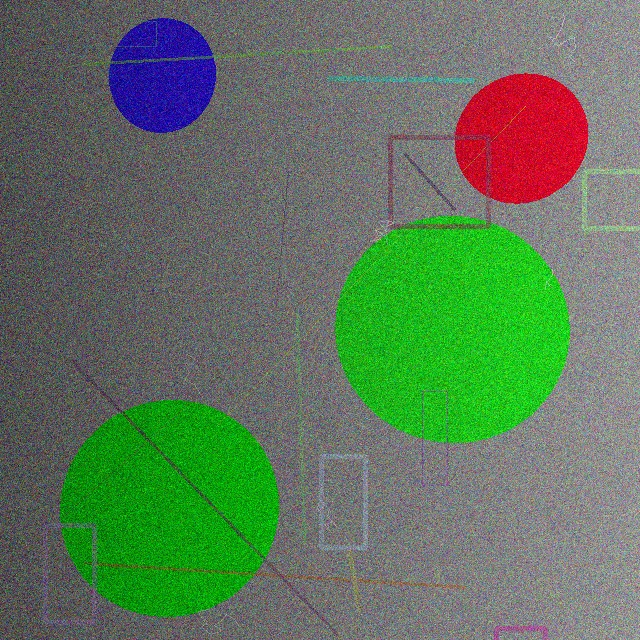
#> input picture jetson/assets/sim_train_00025.jpg, 640 x 640 px
$ python -i '视觉推理v1.py'   (imports and definitions only)
#> lines starting #> are read from the running program, lines starting #| are printed output that depends on the picture; after the words box and inside, x2 and y2 are one past the last pixel; in counts of white or black regions, pixels touching at a corner belong together
import os
import re
import time
import random
import numpy as np
import cv2
import matplotlib.pyplot as plt
from scipy.optimize import least_squares
import itertools  # 用于多圈组合匹配

# ==========================================
# OpenCV 全局底层优化配置
# ==========================================
# [2 lines not run here, left out]

# ==========================================
# 1. 路径与参数配置
# ==========================================
# 查找带数字图像文件夹
IMAGE_DIR = os.path.join("assets", "circle_with_number")
if not os.path.exists(IMAGE_DIR):
    IMAGE_DIR = os.path.join(os.getcwd(), "circle_with_number")
# [3 lines not run here, left out]

# 6圈同心圆设计的名义外径（Nominal Radii）
R_NOMINAL = np.array([28.0, 30.5, 35.5, 40.2, 44.9, 49.6])

# ==========================================
# 2. 定位与数学计算基础函数
# ==========================================
# [13 lines left out: functions parse_gt_center, parse_gt_digit, not called in this run]

def fit_ellipse_model(pts):
    """极速代数椭圆拟合"""
    if len(pts) < 5:
        return None
    try:
        return cv2.fitEllipse(pts.astype(np.float32))
    except Exception:
        return None

def ransac_ellipse_fit(pts, d_min, n_iter=30, threshold=1.2):
    """
    轻量化、高确定性的 RANSAC 椭圆精拟合 (消除超越函数并对点集等间隔下采样)
    """
    if len(pts) < 5:
        return None, []

    step = max(1, len(pts) // 150)
    pts_eval = pts[::step]

    best_inliers = []
    best_model = None

    for _ in range(n_iter):
        sample_idx = np.random.choice(len(pts_eval), 5, replace=False)
        sample = pts_eval[sample_idx]

        model = fit_ellipse_model(sample)
        if model is None:
            continue
        (cx, cy), (w, h), angle_deg = model

        if w <= 0 or h <= 0 or np.isnan(cx) or np.isnan(cy):
            continue
        if max(w, h) > d_min * 0.95 or min(w, h) < 10.0:
            continue
        if min(w, h) / max(w, h) < 0.50:
            continue

        angle_rad = np.radians(angle_deg)
        cos_a = np.cos(-angle_rad)
        sin_a = np.sin(-angle_rad)

        dx = pts_eval[:, 0] - cx
        dy = pts_eval[:, 1] - cy
        x_local = dx * cos_a - dy * sin_a
        y_local = dx * sin_a + dy * cos_a

        a = w / 2.0
        b = h / 2.0
        b_val = b if b > 1e-6 else 1e-6

        r_pts = np.sqrt(x_local**2 + y_local**2)
        Q = np.sqrt((x_local / a)**2 + (y_local / b_val)**2)
        Q = np.where(Q < 1e-6, 1e-6, Q)

        dists = r_pts * np.abs(1.0 - 1.0 / Q)
        inliers = np.where(dists < threshold)[0]

        if len(inliers) > len(best_inliers):
            best_inliers = inliers
            best_model = model

    if len(best_inliers) >= 5:
        (cx, cy), (w, h), angle_deg = best_model
        angle_rad = np.radians(angle_deg)
        cos_a = np.cos(-angle_rad)
        sin_a = np.sin(-angle_rad)

        dx = pts[:, 0] - cx
        dy = pts[:, 1] - cy
        x_local = dx * cos_a - dy * sin_a
        y_local = dx * sin_a + dy * cos_a

        a = w / 2.0
        b = h / 2.0
        b_val = b if b > 1e-6 else 1e-6

        r_pts = np.sqrt(x_local**2 + y_local**2)
        Q = np.sqrt((x_local / a)**2 + (y_local / b_val)**2)
        Q = np.where(Q < 1e-6, 1e-6, Q)

        full_dists = r_pts * np.abs(1.0 - 1.0 / Q)
        full_inliers = np.where(full_dists < threshold)[0]

        if len(full_inliers) >= 5:
            final_model = fit_ellipse_model(pts[full_inliers])
            return final_model, full_inliers
        else:
            eval_inliers_mapped = np.arange(len(pts))[::step][best_inliers]
            final_model = fit_ellipse_model(pts[eval_inliers_mapped])
            return final_model, eval_inliers_mapped

    return best_model, []

def match_rings_to_nominal(measured_radii):
    """自动精准匹配名义半径"""
    K = len(measured_radii)
    if K == 0:
        return [], 1.0

    best_err = float('inf')
    best_indices = []
    best_scale = 1.0

    all_combinations = list(itertools.combinations(range(len(R_NOMINAL)), K))

    for comb in all_combinations:
        candidate_nominal = R_NOMINAL[list(comb)]
        scales = candidate_nominal / measured_radii
        s_cand = np.mean(scales)
        pred_nominal = s_cand * measured_radii
        err = np.sum(((pred_nominal - candidate_nominal) / candidate_nominal) ** 2)

        if err < best_err:
            best_err = err
            best_indices = list(comb)
            best_scale = s_cand

    return best_indices, best_scale

def homography_residual(h_params, points_list, ring_indices):
    """单应性残差函数"""
    H = np.array([
        [h_params[0], h_params[1], h_params[2]],
        [h_params[3], h_params[4], h_params[5]],
        [h_params[6], h_params[7], 1.0]
    ])

    residuals = []
    for pts, r_idx in zip(points_list, ring_indices):
        r_target = R_NOMINAL[r_idx]
        pts_homo = np.column_stack((pts, np.ones(len(pts))))
        projected = pts_homo @ H.T
        w = projected[:, 2]
        w = np.where(np.abs(w) < 1e-6, 1e-6, w)
        u = projected[:, 0] / w
        v = projected[:, 1] / w

        dist = np.sqrt(u**2 + v**2)
        residuals.extend(dist - r_target)

    return np.array(residuals)

def correct_perspective_center(points_list, ring_indices, rough_center, s_init):
    """非线性单应性变换校正"""
    cx, cy = rough_center
    s = s_init
    H_init = np.array([
        [s, 0, -s*cx],
        [0, s, -s*cy],
        [0, 0, 1.0]
    ])
    h0 = H_init.flatten()[:8]

    sampled_points = []
    for pts in points_list:
        step = max(1, len(pts) // 10)
        sampled_points.append(pts[::step])

    res = least_squares(homography_residual, h0, args=(sampled_points, ring_indices), method='lm')

    h_opt = res.x
    H_opt = np.array([
        [h_opt[0], h_opt[1], h_opt[2]],
        [h_opt[3], h_opt[4], h_opt[5]],
        [h_opt[6], h_opt[7], 1.0]
    ])

    try:
        H_inv = np.linalg.inv(H_opt)
        true_center_homo = H_inv @ np.array([0.0, 0.0, 1.0])
        true_cx = true_center_homo[0] / true_center_homo[2]
        true_cy = true_center_homo[1] / true_center_homo[2]
        return true_cx, true_cy, H_opt
    except np.linalg.LinAlgError:
        return rough_center[0], rough_center[1], H_opt

# ==========================================
# 3. 自适应中心检测主函数
# ==========================================
def process_frame_adaptive_fast(gray_img):
    """极速自适应检测核心算法 (返回精确尺度因子的 output)"""
    h_img, w_img = gray_img.shape[:2]
    d_min = min(h_img, w_img)
    total_pixels = h_img * w_img

    adaptive_block_size = int(d_min * 0.16) | 1
    adaptive_min_area = int(total_pixels * 0.0012)
    adaptive_ransac_thresh = max(1.0, d_min * 0.00375)

    thresh = cv2.adaptiveThreshold(
        gray_img, 255, cv2.ADAPTIVE_THRESH_GAUSSIAN_C,
        cv2.THRESH_BINARY_INV, adaptive_block_size, 15
    )

    contours, _ = cv2.findContours(thresh, cv2.RETR_LIST, cv2.CHAIN_APPROX_SIMPLE)

    detected_candidates = []
    for cnt in contours:
        area = cv2.contourArea(cnt)
        if area < adaptive_min_area:
            continue
        x_b, y_b, w_b, h_b = cv2.boundingRect(cnt)
        aspect_ratio = float(w_b) / h_b
        if 0.55 < aspect_ratio < 1.85:
            pts = cnt.squeeze(axis=1).astype(np.float32)
            quick_model = fit_ellipse_model(pts)
            if quick_model is not None:
                (cx, cy), (w, h), angle_deg = quick_model
                if w <= 0 or h <= 0 or max(w, h) > d_min * 0.95 or min(w, h) < 10.0:
                    continue
                if min(w, h) / max(w, h) < 0.50:
                    continue
                if not (-d_min*0.1 <= cx <= d_min*1.1 and -d_min*0.1 <= cy <= d_min*1.1):
                    continue

                detected_candidates.append({
                    "model": quick_model,
                    "pts": pts
                })

    if len(detected_candidates) < 2:
        return None, "有效轮廓不足"

    clusters = []
    distance_tolerance = d_min * 0.05
    for cand in detected_candidates:
        cx, cy = cand["model"][0]
        placed = False
        for cluster in clusters:
            ref_cx, ref_cy = cluster[0]["model"][0]
            if np.sqrt((cx - ref_cx)**2 + (cy - ref_cy)**2) < distance_tolerance:
                cluster.append(cand)
                placed = True
                break
        if not placed:
            clusters.append([cand])

    best_cluster = max(clusters, key=len)
    if len(best_cluster) < 2:
        return None, "未找到有效的共轴结构"

    best_cluster = sorted(best_cluster, key=lambda x: max(x["model"][1]))
    deduped_cluster = []
    for el in best_cluster:
        if not deduped_cluster:
            deduped_cluster.append(el)
        else:
            prev_size = max(deduped_cluster[-1]["model"][1])
            curr_size = max(el["model"][1])
            if (curr_size - prev_size) > (d_min * 0.025):
                deduped_cluster.append(el)

    if len(deduped_cluster) > 3:
        best_cluster = deduped_cluster[-3:]
    else:
        best_cluster = deduped_cluster

    final_verified_rings = []
    for el in best_cluster:
        fit_res, inliers = ransac_ellipse_fit(el["pts"], d_min, n_iter=30, threshold=adaptive_ransac_thresh)
        if fit_res is not None and len(inliers) > 0:
            final_verified_rings.append({
                "model": fit_res,
                "inliers": el["pts"][inliers]
            })

    if len(final_verified_rings) < 2:
        return None, "拓扑提纯后有效同轴环不足"

    measured_radii = np.array([max(el["model"][1])/2.0 for el in final_verified_rings])
    ring_indices, s_init = match_rings_to_nominal(measured_radii)

    rough_center = final_verified_rings[0]["model"][0]
    points_to_fit = [el["inliers"] for el in final_verified_rings]
    true_cx, true_cy, H_opt = correct_perspective_center(points_to_fit, ring_indices, rough_center, s_init)

    output = {
        "img_shape": (w_img, h_img),
        "rough_center": rough_center,
        "true_center": (true_cx, true_cy),
        "ring_count": len(final_verified_rings),
        "matched_indices": ring_indices,
        "cluster_data": final_verified_rings,
        "thresh_img": thresh,
        "scale_factor": s_init
    }
    return output, None

# ==========================================
# 4. 传统数字标准化与多角度模板匹配算法 (抗大角度旋转)
# ==========================================
# [234 lines left out: functions standardize_digit, generate_multi_angle_templates, classify_digit_via_multi_angle, main, not called in this run]

# [2 lines not run here, left out]

>>> import cv2
>>> picture = cv2.imread('../../../assets/sim_train_00025.jpg', cv2.IMREAD_GRAYSCALE)
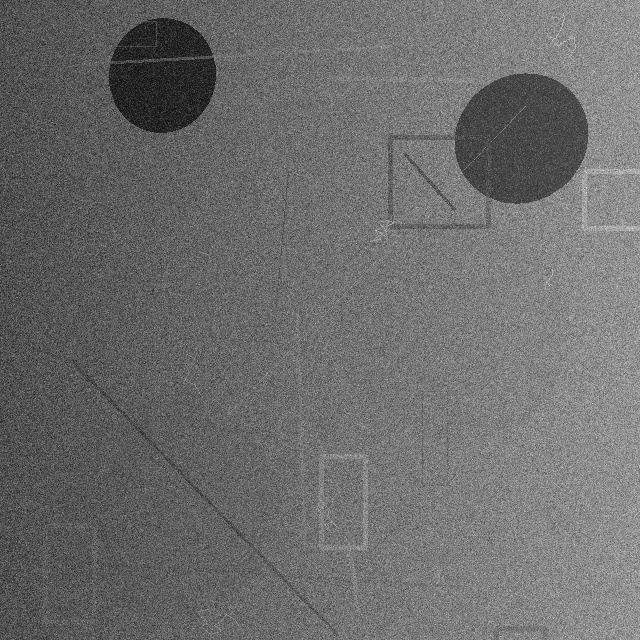
#> picture: shape (640, 640); min 6, max 224, mean 108.7
>>> result = process_frame_adaptive_fast(picture)
#> in process_frame_adaptive_fast, `thresh = cv2.adaptiveThreshold( gray_img, 255, cv2.ADAPTIVE_THRESH_GAU..`:
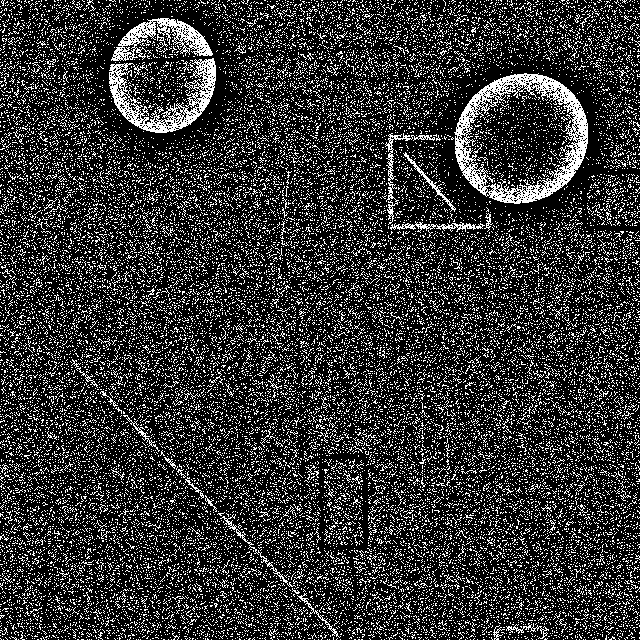
#> thresh: shape (640, 640); 20.4% white in thin lines or dots
#> in process_frame_adaptive_fast, `contours, _ = cv2.findContours(thresh, cv2.RETR_LIST, cv2.CHAIN_APPROX..`: contours = 29590 contours, 29551 with area under 20; largest, box (x1, y1, x2, y2) and area: (454, 73, 588, 204) 13398, (465, 86, 579, 192) 8077, (109, 58, 216, 133) 2840, (111, 18, 213, 61) 1735, (385, 133, 435, 225) 318
#> the loop in process_frame_adaptive_fast, `for cnt in contours:` made 29590 passes
#> cnt on passes 1 to 3: [[634, 639]], [[598, 639], [599, 639]], [[595, 639], [596, 639]]
#> after the loop in process_frame_adaptive_fast, `for cnt in contours:`: detected_candidates = 3 items
#> the loop in process_frame_adaptive_fast, `for cand in detected_candidates:` made 3 passes
#> (cx, cy) on passes 1 to 3: (520.5, 138.9), (521.1, 137.8), (161.3, 85.73)
#> after the loop in process_frame_adaptive_fast, `for cand in detected_candidates:`: cluster = 2 items
#> the loop in process_frame_adaptive_fast, `for el in best_cluster:` made 2 passes
#> (prev_size, curr_size) on pass 2: (105.4, 135.7)
#> the loop in process_frame_adaptive_fast, `for el in best_cluster:` made 2 passes
#> in process_frame_adaptive_fast, `measured_radii = np.array([max(el["model"][1])/2.0 for el in final_ver..`: measured_radii = [51.69, 67.87]
#> in match_rings_to_nominal, `K = len(measured_radii)`: K = 2
#> in match_rings_to_nominal, `all_combinations = list(itertools.combinations(range(len(R_NOMINAL)), ..`: all_combinations = [(0, 1), (0, 2), (0, 3), (0, 4), (0, 5), (1, 2), (1, 3), (1, 4), (1, 5), (2, 3), (2, 4), (2, 5), (3, 4), (3, 5), (4, 5)]
#> the loop in match_rings_to_nominal, `for comb in all_combinations:` made 15 passes
#> (candidate_nominal, scales, s_cand, pred_nominal, err, best_err, best_indices, best_scale) on passes 1 to 2: ([28, 30.5], [0.542, 0.449], 0.496, [25.61, 33.63], 0.0178, 0.0178, [0, 1], 0.496), ([28, 35.5], [0.542, 0.523], 0.532, [27.52, 36.13], 0.000614, 0.000614, [0, 2], 0.532)
#> (candidate_nominal, scales, s_cand, pred_nominal, best_err, best_indices, best_scale) on pass 7: ([30.5, 40.2], [0.59, 0.592], 0.591, [30.56, 40.12], 7.15e-06, [1, 3], 0.591)
#> after the loop in match_rings_to_nominal, `for comb in all_combinations:`: best_err = 7.15e-06; best_scale = 0.591
#> in process_frame_adaptive_fast, `ring_indices, s_init = match_rings_to_nominal(measured_radii)`: ring_indices = [1, 3]; s_init = 0.591
#> in process_frame_adaptive_fast, `rough_center = final_verified_rings[0]["model"][0]`: rough_center = (521.8, 137.3)
#> in process_frame_adaptive_fast, `points_to_fit = [el["inliers"] for el in final_verified_rings]`: points_to_fit = 2 point arrays, longest 327 points
#> in correct_perspective_center, `cx, cy = rough_center`: cx = 521.8; cy = 137.3
#> in correct_perspective_center, `s = s_init`: s = 0.591
#> in correct_perspective_center, `H_init = np.array([ [s, 0, -s*cx], [0, s, -s*cy], [0, 0, 1.0] ])`: H_init = [[0.591, 0, -308.5], [0, 0.591, -81.19], [0, 0, 1]]
#> in correct_perspective_center, `h0 = H_init.flatten()[:8]`: h0 = [0.591, 0, -308.5, 0, 0.591, -81.19, 0, 0]
#> the loop in correct_perspective_center, `for pts in points_list:` made 2 passes
#> step on passes 1 to 2: 32, 23
#> after the loop in correct_perspective_center, `for pts in points_list:`: sampled_points = 2 point arrays, longest 11 points
#> in correct_perspective_center, `res = least_squares(homography_residual, h0, args=(sampled_points, rin..`: res = 12 items
#> in correct_perspective_center, `h_opt = res.x`: h_opt = [0.446, 0.0271, -237.5, -6.51e-05, 0.463, -63.58, -0.000514, 4.51e-05]
#> in correct_perspective_center, `H_opt = np.array([ [h_opt[0], h_opt[1], h_opt[2]], [h_opt[3], h_opt[4]..`: H_opt = [[0.446, 0.0271, -237.5], [-6.51e-05, 0.463, -63.58], [-0.000514, 4.51e-05, 1]]
#> in correct_perspective_center, `H_inv = np.linalg.inv(H_opt)`: H_inv = [[3.06, -0.248, 711.1], [0.215, 2.13, 186.3], [0.00156, -0.000224, 1.36]]
#> in correct_perspective_center, `true_center_homo = H_inv @ np.array([0.0, 0.0, 1.0])`: true_center_homo = [711.1, 186.3, 1.36]
#> in correct_perspective_center, `true_cx = true_center_homo[0] / true_center_homo[2]`: true_cx = 524.1
#> in correct_perspective_center, `true_cy = true_center_homo[1] / true_center_homo[2]`: true_cy = 137.3
#> in process_frame_adaptive_fast, `true_cx, true_cy, H_opt = correct_perspective_center(points_to_fit, ri..`: true_cx = 524.1; true_cy = 137.3
